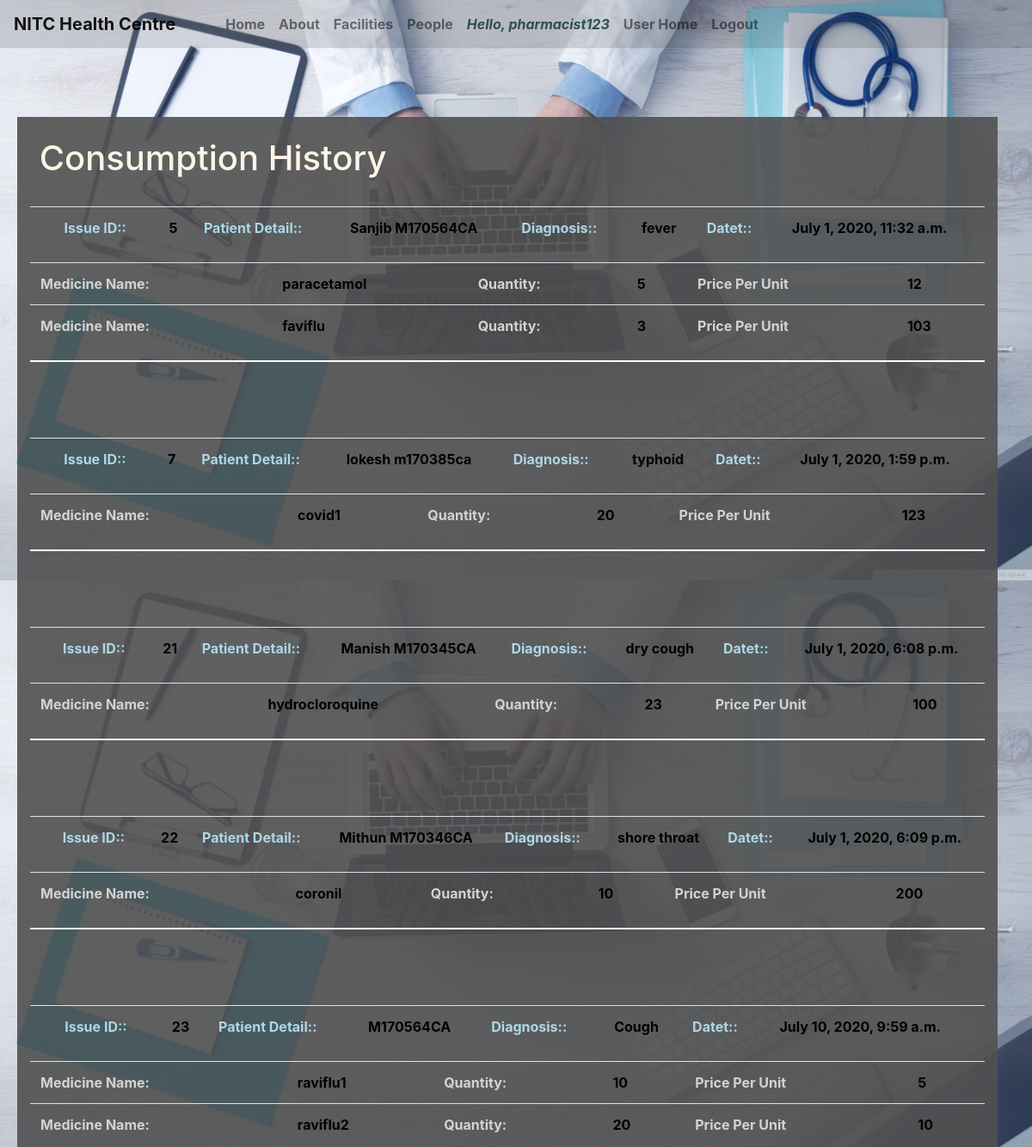
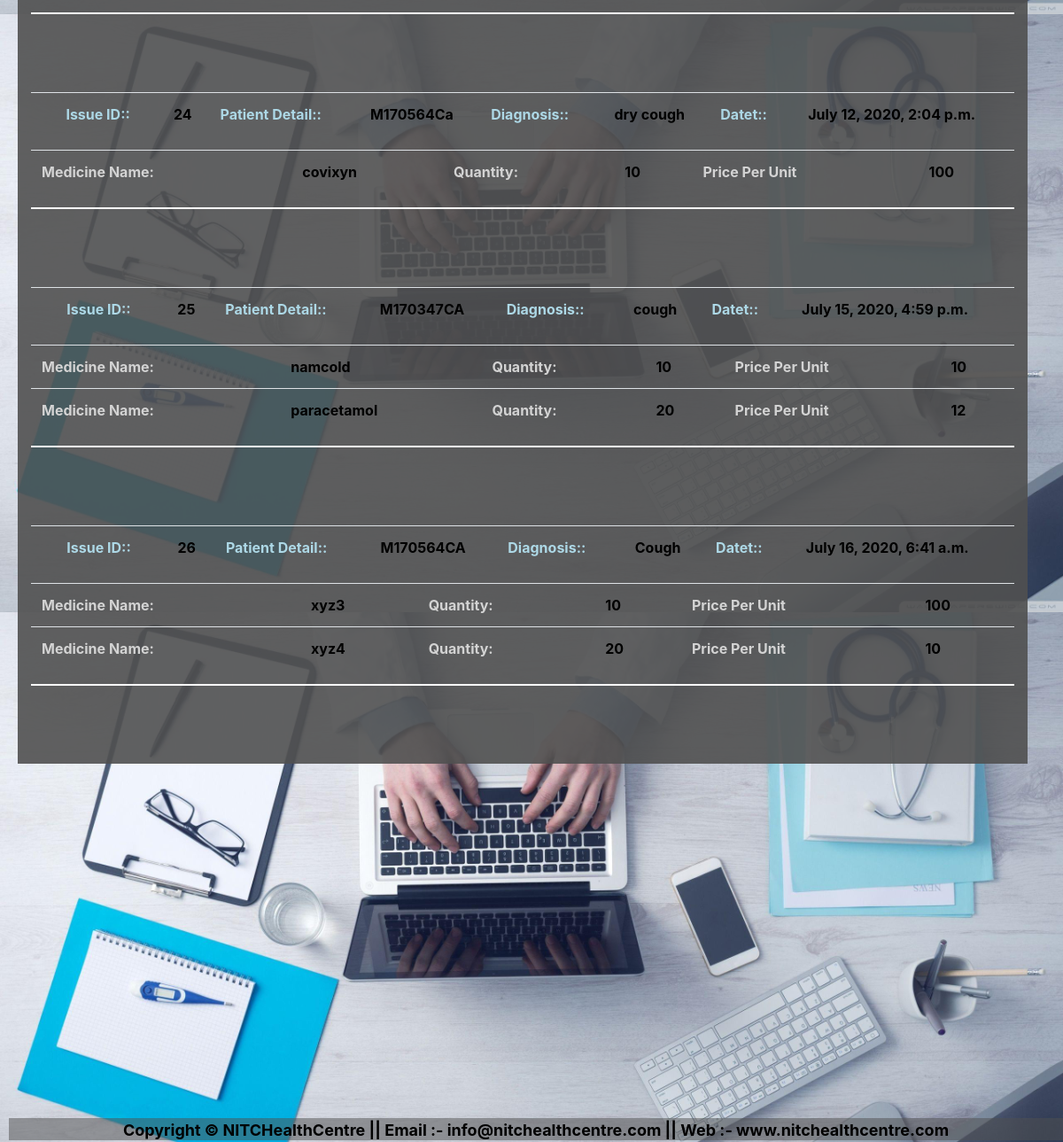
The app's page /hmsmain/viewConsumption/ (signed in) with its own data (2 pictures, top to bottom).
### hmsmain/models.py (models this page shows)
class Consumption(models.Model):
    cid = models.AutoField
    patientID = models.CharField(max_length=100,null=True)
    desc = models.CharField(max_length=100,null=True)
    dateIssued = models.DateTimeField(default=datetime.now, blank=True)

class consumptionDetail(models.Model):
    ccid = models.ForeignKey(
        Consumption, on_delete=models.CASCADE, null=True, related_name='comsumption_id')
    cmid = models.ForeignKey(
        Medicine, on_delete=models.CASCADE, null=True, related_name='cmid')
    cmqty = models.IntegerField(default=0, null=True)

class Medicine(models.Model):
    mid = models.AutoField
    mname = models.CharField(max_length=50)
    minfo = models.CharField(max_length=50, default="",null=True)
    mprice = models.IntegerField(default=0,null=True)
    mqty = models.IntegerField(default=0,null=True)
    def __str__(self):
        return self.mname

### hmsmain/views.py (the view)
# urls.py: path('viewConsumption/',views.viewConsumption,name='viewConsumption'),
def viewConsumption(request):
    consumptionl = Consumption.objects.all()
    consumptiondetaill = consumptionDetail.objects.all()
    medicinel = Medicine.objects.all()
    return render(request, 'hmsmain/viewConsumption.html', {'consumptionl': consumptionl,'consumptiondetaill':consumptiondetaill,
                                                              'medicinel':medicinel})

### hmsmain/templates/hmsmain/viewConsumption.html (shortened to what this page needs)
{% extends 'hmsmain/basic.html' %}
{% block body %}
<div class="container" style="background-color: #e3f2fd;
    color:black;background: transparent;opacity: 5;font-weight:bold;background: rgba(80, 80, 80, 0.9);margin: 80px 5px 5px 20px;">
<br>
    <h1 style="color: oldlace">&nbsp;Consumption History</h1>
<br>
    {% for m in consumptionl %}
        <table class="table" >
<th>
                <td style="color: lightblue">Issue ID::</td>
                <td style="color: black;">&nbsp;&nbsp;&nbsp;{{ m.pk }}</td>
                <td style="color: lightblue">Patient Detail::</td>
                <td style="color: black;">&nbsp;&nbsp;&nbsp;{{ m.patientID }}</td>
                <td style="color: lightblue">Diagnosis::</td>
                <td style="color: black;">&nbsp;&nbsp;&nbsp;{{ m.desc }}</td>
                <td style="color: lightblue">Datet::</td>
                <td style="color: black;">&nbsp;&nbsp;&nbsp;{{ m.dateIssued }}</td>
                </th>
        </table>
<table class="table">
        <tr>
        {% for o in consumptiondetaill %}
    {%  if m == o.ccid %}
                <td style="color: lightgray">Medicine Name:</td>
                <td style="color: black;">&nbsp;&nbsp;&nbsp;{{ o.cmid }}</td>
                <td style="color: lightgray">Quantity: </td>
                <td style="color: black">&nbsp;&nbsp;&nbsp;{{ o.cmqty }}</td>
                <td style="color: lightgray">Price Per Unit </td>
                <td style="color: black">&nbsp;&nbsp;&nbsp;{{ o.cmid.mprice }}</td>
</tr>
{%  endif %}
            {%  endfor %}
         </table>
<hr style="border: 1px groove white;" />
        <br>
        <br>
        <br>
{%  endfor %}
</div>
{% endblock %}

### hmsmain/templates/hmsmain/basic.html (shortened to what this page needs)
<!doctype html>
<html lang="en">
  <head>
    <link rel="stylesheet" href="https://stackpath.bootstrapcdn.com/bootstrap/4.2.1/css/bootstrap.min.css">
  </head>
  <body>
    <nav class="navbar navbar-expand-lg navbar-light" style="background-color: #e3f2fd;
    color:black;background: transparent;opacity: 5;font-weight:bold;background: rgba(80, 80, 80, 0.2);">
  <a class="navbar-brand" href="/hmsmain">NITC Health Centre</a>
  <div class="collapse navbar-collapse" id="navbarSupportedContent">
    <ul class="navbar-nav mr-auto">
      <li class="nav-item">
        <a class="nav-link" href="/hmsmain">&nbsp;&nbsp;&nbsp;&nbsp;&nbsp;&nbsp;&nbsp;&nbsp;&nbsp;Home <span class="sr-only">(current)</span></a>
      </li>
      <li class="nav-item">
        <a class="nav-link" href="/hmsmain/about">About</a>
      </li>
      <li class="nav-item">
        <a class="nav-link" href="/hmsmain/facilities">Facilities</a>
      </li>
      <li class="nav-item">
        <a class="nav-link" href="/hmsmain/people">People</a>
      </li>
                    {% if user.is_authenticated %}
                         <li class="nav-item">
                             <a class="nav-link" href="#" style="color: darkslategrey"><i>Hello, {{ request.user }}</i></a>
      </li>
                        <a class="nav-link" href="/hmsmain/userHome">User Home</a>
                        <li>
                        <a class="nav-link" href="/hmsmain/logout1">Logout</a>
                        </li>
                    {% else %}
                        <li>
                        <a class="nav-link" href="/hmsmain/login">
                            Login</a>
                    {% endif %}
    </ul>
  </div>
</nav>
  {% block body %} {% endblock %}
     <div style= "text-align: center;
  background: dimgrey;
  color: gainsboro;
  font-size: large;
  height: 25px;
  margin:400px 0 0 10px;background-color: #e3f2fd;
    color:black;background: transparent;opacity: 5;font-weight:bold;background: rgba(80, 80, 80, 0.5);">
      Copyright &copy; NITCHealthCentre || Email :- info@nitchealthcentre.com || Web :- www.nitchealthcentre.com
 </div>
  </body>
</html>

### hmsmain/templates/hmsmain/basic.html (style rules this page uses)
body { background-image: url('/static/hmsmain/img/5.jpg'); background-image: ; background-size: cover; background-repeat: repeat; background-repeat: repeat-x; background-repeat: repeat-y; height: 300px; width: 100%; }

### records on screen
Consumption: pk "5", patientID "Sanjib M170564CA", desc "fever", dateIssued "July 1, 2020, 11:32 a.m."
consumptionDetail: cmid "paracetamol", cmqty "5", cmid.mprice "12"
consumptionDetail: cmid "faviflu", cmqty "3", cmid.mprice "103"
Consumption: pk "7", patientID "lokesh m170385ca", desc "typhoid", dateIssued "July 1, 2020, 1:59 p.m."
consumptionDetail: cmid "covid1", cmqty "20", cmid.mprice "123"
Consumption: pk "21", patientID "Manish M170345CA", desc "dry cough", dateIssued "July 1, 2020, 6:08 p.m."
consumptionDetail: cmid "hydrocloroquine", cmqty "23", cmid.mprice "100"
Consumption: pk "22", patientID "Mithun M170346CA", desc "shore throat", dateIssued "July 1, 2020, 6:09 p.m."
consumptionDetail: cmid "coronil", cmqty "10", cmid.mprice "200"
Consumption: pk "23", patientID "M170564CA", desc "Cough", dateIssued "July 10, 2020, 9:59 a.m."
consumptionDetail: cmid "raviflu1", cmqty "10", cmid.mprice "5"
consumptionDetail: cmid "raviflu2", cmqty "20", cmid.mprice "10"
Consumption: pk "24", patientID "M170564Ca", desc "dry cough", dateIssued "July 12, 2020, 2:04 p.m."
consumptionDetail: cmid "covixyn", cmqty "10", cmid.mprice "100"
Consumption: pk "25", patientID "M170347CA", desc "cough", dateIssued "July 15, 2020, 4:59 p.m."
consumptionDetail: cmid "namcold", cmqty "10", cmid.mprice "10"
consumptionDetail: cmid "paracetamol", cmqty "20", cmid.mprice "12"
Consumption: pk "26", patientID "M170564CA", desc "Cough", dateIssued "July 16, 2020, 6:41 a.m."
consumptionDetail: cmid "xyz3", cmqty "10", cmid.mprice "100"
consumptionDetail: cmid "xyz4", cmqty "20", cmid.mprice "10"

### other values on screen
{{ request.user }} "pharmacist123"
